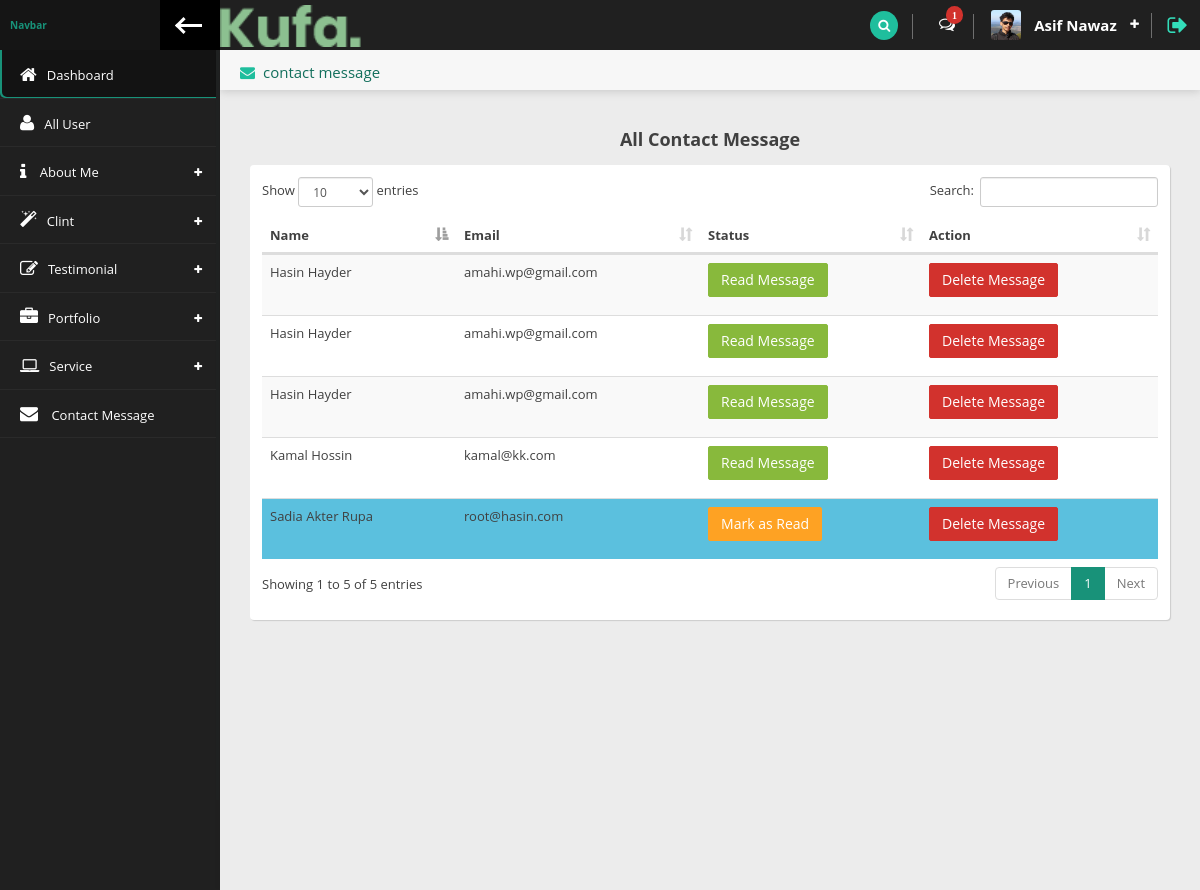
The app's page /admin/all_message.php (signed in) with its own data.
### tables this page shows
CREATE TABLE `contact_message` (
  `id` int NOT NULL,
  `name` varchar(55) NOT NULL,
  `email` varchar(125) NOT NULL,
  `message` text NOT NULL,
  `status` int NOT NULL DEFAULT '0',
  `created` datetime NOT NULL DEFAULT CURRENT_TIMESTAMP
);

### admin/all_message.php (the view, shortened to what this page needs)
<?php
include_once ('header.php');
?>
    <div class="content">
        <div class="content-header">
            <div class="leftside-content-header">
                <ul class="breadcrumbs">
                    <li><i class="fa fa-envelope" aria-hidden="true"></i><a href="#">contact message</a></li>
                </ul>
            </div>
        </div>
        <div class="row animated fadeInRight">
            <div class="col-sm-12">
                <h4 class="section-subtitle text-center"><b>All Contact Message</b></h4>
                <div class="panel">
                    <div class="panel-content">
                        <div class="table-responsive">
                            <table id="basic-table" class="data-table table table-striped nowrap" cellspacing="0" width="100%">
                                <thead>
                                <tr>
                                    <th>Name</th>
                                    <th>Email</th>
                                    <th>Status</th>
                                    <th>Action</th>
                                </tr>
                                </thead>
                                <tbody>
                                <?php
                                    foreach ($all_contact_message as $contact_message):
                                ?>
                                    <tr class="<?=$contact_message['status']==0?'bg-info':''?>">
                                        <td><?=$contact_message['name'];?></td>
                                        <td><?=$contact_message['email']?></td>
                                        <td>
                                            <?php
                                                if($contact_message['status']==0) {
                                             ?>
                                                <a href="read_contact_message.php?id=<?=$contact_message['id'];?>" class="btn btn-warning">Mark as Read</a>
                                            <?php
                                                }else{
                                             ?>
                                                <a href="read_contact_message.php?id=<?=$contact_message['id'];?>" class="btn btn-success">Read Message</a>
                                            <?php
                                                 }
                                            ?>
                                        </td>
                                        <td>
                                            <a href="layout/delete_message.php?id=<?=$contact_message['id'];?>" class="btn btn-danger">Delete Message</a>
                                        </td>
                                    </tr>
                                 <?php
                                    endforeach;
                                 ?>
                                </tbody>
                            </table>
                        </div>
                    </div>
                </div>
            </div>
        </div>
    </div>
<?php
include_once ('footer.php');

### records on screen
contact_message: name "Hasin Hayder", email "amahi.wp@gmail.com"
contact_message: name "Hasin Hayder", email "amahi.wp@gmail.com"
contact_message: name "Hasin Hayder", email "amahi.wp@gmail.com"
contact_message: name "Sadia Akter Rupa", email "root@hasin.com"
contact_message: name "Kamal Hossin", email "kamal@kk.com"

### other values on screen
$total_unread_message['total_unread_message'] "1"
$_SESSION['user_all_info']['name'] "Asif Nawaz"
